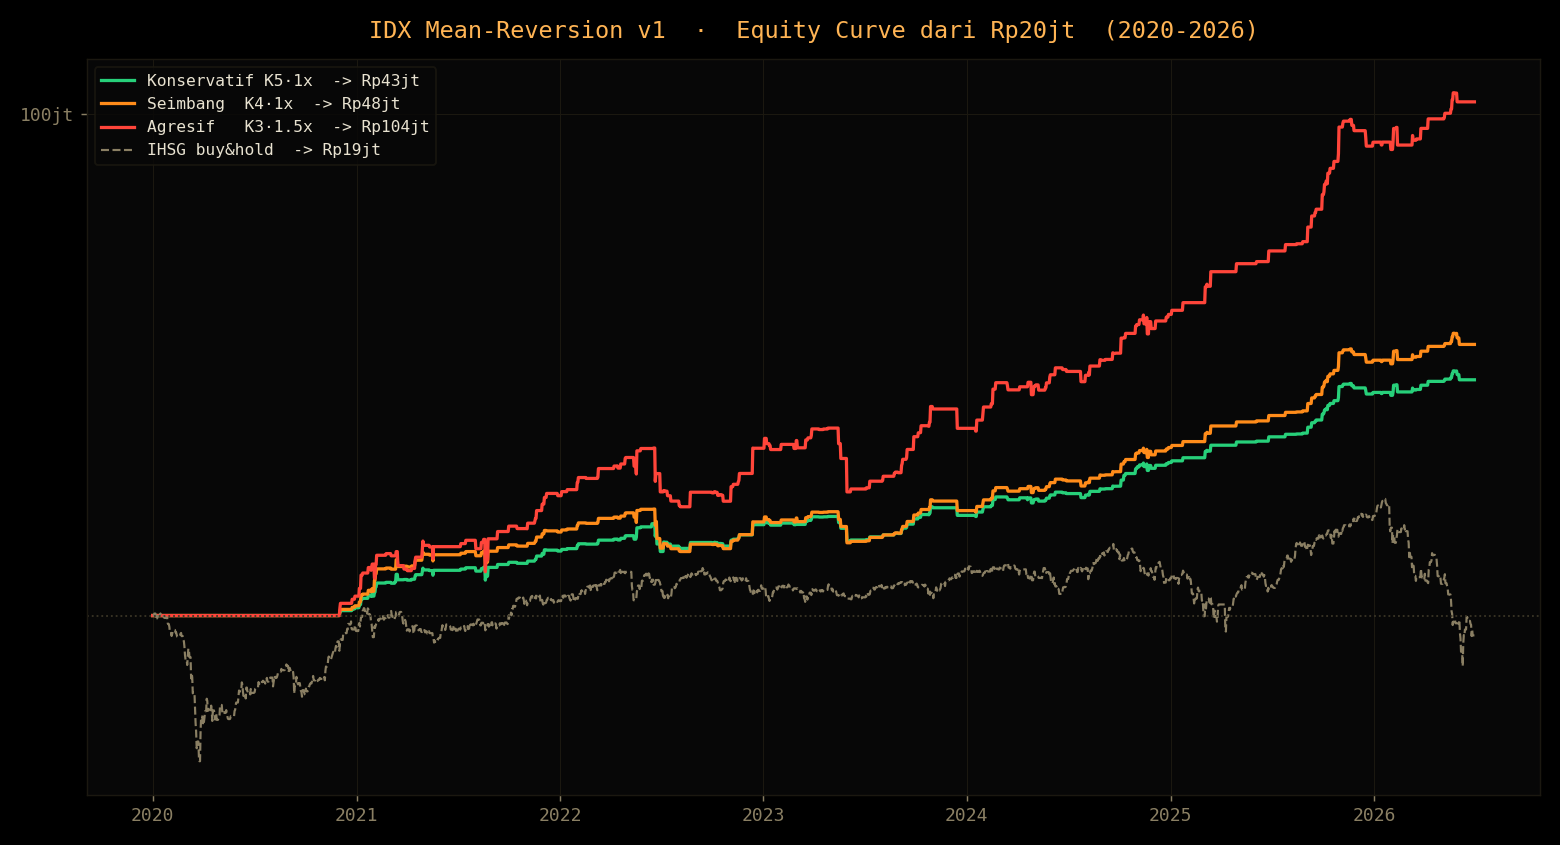

Write Python code to recreate this figure.
#!/usr/bin/env python3
"""equity_curve.py — kurva equity formula mean-reversion v1 dari modal Rp20jt, 3 level risiko
+ benchmark IHSG. Output PNG (tema terminal amber/hitam) + tabel progres tahunan."""
import os,heapq
import numpy as np, pandas as pd
import matplotlib; matplotlib.use("Agg")
import matplotlib.pyplot as plt
import matplotlib.ticker as mticker
import pf

MODAL=20_000_000
FINAL=dict(pf.CAND); FINAL.update(rsi_len=4, rsi_buy=15.0, rsi2_or=0.0,
            req_sma50_rising=True, sma50_rise_win=5, min_volval=1e10)
T=pf.all_trades(pf.load_data(), FINAL)
START=pd.Timestamp("2020-01-01"); END=pd.Timestamp("2026-06-30")
didx=pd.date_range(START,END,freq="D")

def curve(T,K,lev):
    Ts=T.sort_values('ed'); cash=1.0;inv=0.0;op=[];pts=[(START,1.0)]
    for _,r in Ts.iterrows():
        ed=pd.Timestamp(r['ed'])
        while op and op[0][0]<=ed:
            xd,a,pn=heapq.heappop(op);cash+=a*(1+lev*pn);inv-=a;pts.append((xd,cash+inv))
        if len(op)>=K or cash<=1e-9: continue
        tot=cash+inv;a=min(tot/K,cash);cash-=a;inv+=a;heapq.heappush(op,(pd.Timestamp(r['xd']),a,r['net']))
    while op: xd,a,pn=heapq.heappop(op);cash+=a*(1+lev*pn);inv-=a;pts.append((xd,cash+inv))
    s=pd.Series({d:e for d,e in pts}).sort_index()
    s=s[~s.index.duplicated(keep='last')].reindex(didx,method='ffill').fillna(1.0)
    return s*MODAL

# benchmark IHSG buy&hold dari 20jt
ix=pf.index_df(); ix=ix[(ix['dt']>=START)]; c=ix.set_index('dt')['close']
bench=(c/c.iloc[0]).reindex(didx,method='ffill').fillna(1.0)*MODAL

SETS=[("Konservatif K5·1x",5,1.0,"#27d07a"),
      ("Seimbang  K4·1x",4,1.0,"#ff8c1a"),
      ("Agresif   K3·1.5x",3,1.5,"#ff453a")]
curves={lbl:curve(T,K,lev) for lbl,K,lev,_ in SETS}

# ---- plot ----
plt.rcParams.update({"font.family":"monospace","font.size":10})
fig,ax=plt.subplots(figsize=(12,6.5),facecolor="#000000")
ax.set_facecolor("#070707")
for lbl,K,lev,col in SETS:
    s=curves[lbl]; ax.plot(s.index,s.values,color=col,lw=1.8,label=f"{lbl}  -> Rp{s.iloc[-1]/1e6:.0f}jt")
ax.plot(bench.index,bench.values,color="#8a7f63",lw=1.2,ls="--",label=f"IHSG buy&hold  -> Rp{bench.iloc[-1]/1e6:.0f}jt")
ax.axhline(MODAL,color="#3a3526",lw=1,ls=":")
ax.set_yscale("log")
ax.yaxis.set_major_formatter(mticker.FuncFormatter(lambda v,_:f"{v/1e6:.0f}jt"))
ax.set_title("IDX Mean-Reversion v1  ·  Equity Curve dari Rp20jt  (2020-2026)",color="#ffb454",fontsize=13,pad=12)
ax.grid(True,color="#1b1810",lw=.6); ax.tick_params(colors="#8a7f63")
for sp in ax.spines.values(): sp.set_color("#1b1810")
leg=ax.legend(loc="upper left",facecolor="#070707",edgecolor="#1b1810",labelcolor="#e8e2d0",fontsize=9)
ax.set_xlabel("",color="#8a7f63")
OUT=os.path.join(os.path.dirname(__file__),"equity_curve.png")
plt.tight_layout(); plt.savefig(OUT,dpi=130,facecolor="#000000"); print("PNG ->",OUT)

# ---- tabel progres tahunan + stats ----
def maxdd(s): pk=np.maximum.accumulate(s.values); return ((pk-s.values)/pk).max()*100
print("\n== AKHIR TAHUN (saldo akun, Rp juta) ==")
yrs=[2020,2021,2022,2023,2024,2025,2026]
hdr="  tahun |"+"".join(f"{lbl.split()[0]:>13}" for lbl,_,_,_ in SETS)+f"{'IHSG':>11}"
print(hdr)
for y in yrs:
    eoy=pd.Timestamp(f"{y}-12-31") if y<2026 else END
    row=f"  {y}  |"
    for lbl,_,_,_ in SETS: row+=f"{curves[lbl].asof(eoy)/1e6:>13.0f}"
    row+=f"{bench.asof(eoy)/1e6:>11.0f}"
    print(row)
print("\n== RINGKAS ==")
for lbl,K,lev,_ in SETS:
    s=curves[lbl]; tot=(s.iloc[-1]/MODAL-1)*100; cagr=((s.iloc[-1]/MODAL)**(1/6.4)-1)*100
    print(f"  {lbl}: Rp20jt -> Rp{s.iloc[-1]/1e6:.1f}jt  (+{tot:.0f}%, CAGR {cagr:.1f}%/th, maxDD {maxdd(s):.0f}%)")
b=bench; print(f"  IHSG buy&hold      : Rp20jt -> Rp{b.iloc[-1]/1e6:.1f}jt  ({(b.iloc[-1]/MODAL-1)*100:+.0f}%, maxDD {maxdd(b):.0f}%)")
